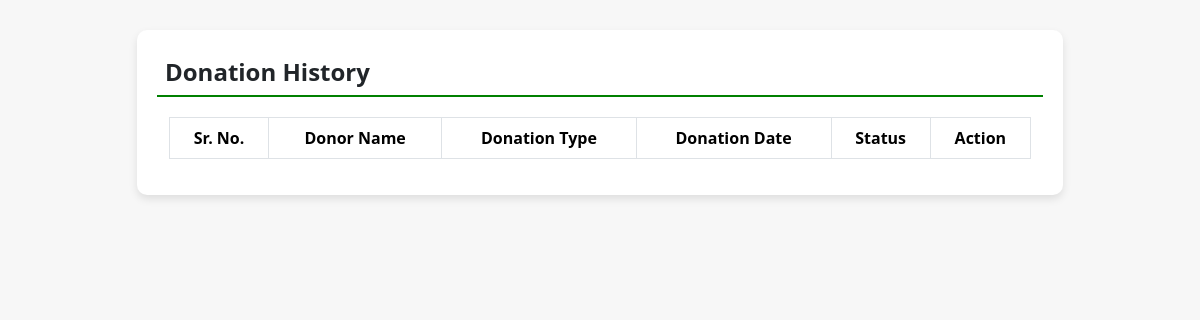
The page /donation_history/ (signed in) on the database as committed earlier.
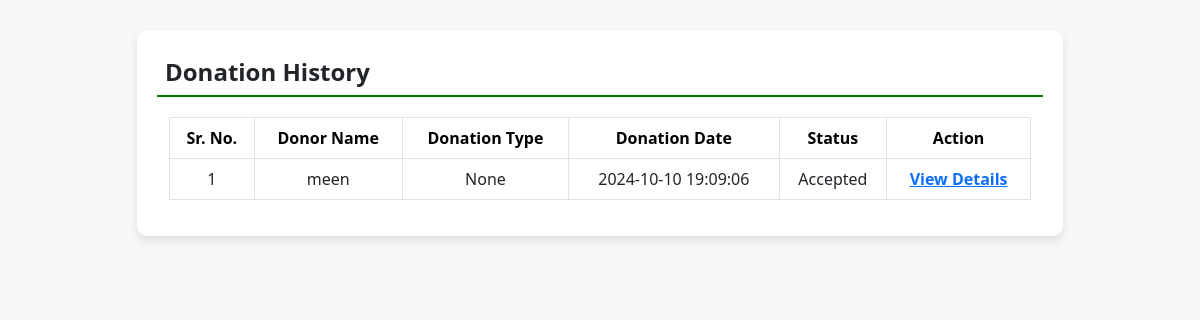
The same page on the database as committed later.
### donation/models.py (models this page shows, shortened)
class Donation(models.Model):
    donor = models.ForeignKey(Donor,on_delete=models.CASCADE)
    donationname = models.CharField(null=True, max_length=100)
    donationpic = models.FileField(null=True)
    Collectionloc = models.CharField(null=True, max_length=300)
    Description = models.CharField(null=True, max_length=300)
    status = models.CharField(null=True, max_length=50, default="Pending")
    Donationdate = models.DateTimeField(auto_now_add=True)
    donation_type = models.CharField(max_length=50, null=True)
    adminremark = models.CharField(null=True, max_length=300)
    Ngo = models.ForeignKey(NGO,on_delete=models.CASCADE)
    NGOremark = models.CharField(null=True, max_length=300)
    Updationdate = models.DateField(null=True)

### donation/views.py (the view)
# urls.py: path("donation_history/", donation_history, name="donation_history"),
def donation_history(request):
    print("Donation history view accessed")
    if not request.user.is_authenticated:
        return redirect('donor_login')
    user = request.user
    donor = Donor.objects.get(user=user)
    donation = Donation.objects.filter(donor=donor)
    return render(request, 'donation_history.html', {'donation': donation})

### donation/templates/donation_history.html (shortened to what this page needs)
{% load static %}
<!DOCTYPE html>
<html lang="en">
<head>
    <link rel="stylesheet" href="{% static 'css/bootstrap.min.css' %}">
</head>
<body>
<div class="container">
    <div class="row justify-content-center">
        <div class="col-md-10">
            <div class="history-card">
                <h5 class="p-2">Donation History</h5>
                <div class="container-fluid">
                    <table class="table table-bordered table-hover">
                        <thead>
                            <tr>
                                <th>Sr. No.</th>
                                <th>Donor Name</th>
                                <th>Donation Type</th>
                                <th>Donation Date</th>
                                <th>Status</th>
                                <th>Action</th>
                            </tr>
                        </thead>
                        <tbody>
                            {% for i in donation %}
                            <tr>
                                <td>{{ forloop.counter }}</td>
                                <td>{{ i.donationname }}</td>
                                <td>{{ i.donation_type }}</td>
                                <td>{{ i.Donationdate|date:"Y-m-d H:i:s" }}</td>
                                <td>{{ i.status }}</td>
                                <td><a href="{% url 'donation_detail' i.id %}" class="text-primary">View Details</a></td>
                            </tr>
                            {% endfor %}
                        </tbody>
                    </table>
                </div>
            </div>
        </div>
    </div>
</div>
</body>
</html>

Rows that differ between the two databases and show on the page:
added Donation: donationname "meen", donation_type "None", Donationdate "2024-10-10 19:09:06", status "Accepted"
